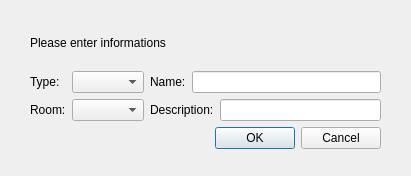
<?xml version="1.0" encoding="UTF-8"?>
<ui version="4.0">
 <class>newlightinfo</class>
 <widget class="QDialog" name="newlightinfo">
  <property name="geometry">
   <rect>
    <x>0</x>
    <y>0</y>
    <width>411</width>
    <height>176</height>
   </rect>
  </property>
  <property name="windowTitle">
   <string>Dialog</string>
  </property>
  <widget class="QWidget" name="">
   <property name="geometry">
    <rect>
     <x>30</x>
     <y>20</y>
     <width>351</width>
     <height>129</height>
    </rect>
   </property>
   <layout class="QVBoxLayout" name="verticalLayout_4">
    <item>
     <layout class="QHBoxLayout" name="horizontalLayout_7">
      <item>
       <widget class="QLabel" name="label_5">
        <property name="text">
         <string>Please enter informations</string>
        </property>
       </widget>
      </item>
      <item>
       <spacer name="horizontalSpacer_2">
        <property name="orientation">
         <enum>Qt::Horizontal</enum>
        </property>
        <property name="sizeHint" stdset="0">
         <size>
          <width>40</width>
          <height>20</height>
         </size>
        </property>
       </spacer>
      </item>
     </layout>
    </item>
    <item>
     <layout class="QVBoxLayout" name="verticalLayout_3">
      <item>
       <layout class="QHBoxLayout" name="horizontalLayout_5">
        <item>
         <layout class="QVBoxLayout" name="verticalLayout">
          <item>
           <layout class="QHBoxLayout" name="horizontalLayout">
            <item>
             <widget class="QLabel" name="label_3">
              <property name="text">
               <string>Type:</string>
              </property>
             </widget>
            </item>
            <item>
             <widget class="QComboBox" name="TypeBox"/>
            </item>
           </layout>
          </item>
          <item>
           <layout class="QHBoxLayout" name="horizontalLayout_3">
            <item>
             <widget class="QLabel" name="label">
              <property name="text">
               <string>Room:</string>
              </property>
             </widget>
            </item>
            <item>
             <widget class="QComboBox" name="RoomBox"/>
            </item>
           </layout>
          </item>
         </layout>
        </item>
        <item>
         <layout class="QVBoxLayout" name="verticalLayout_2">
          <item>
           <layout class="QHBoxLayout" name="horizontalLayout_2">
            <item>
             <widget class="QLabel" name="label_2">
              <property name="text">
               <string>Name:</string>
              </property>
             </widget>
            </item>
            <item>
             <widget class="QLineEdit" name="Name"/>
            </item>
           </layout>
          </item>
          <item>
           <layout class="QHBoxLayout" name="horizontalLayout_4">
            <item>
             <widget class="QLabel" name="label_4">
              <property name="text">
               <string>Description:</string>
              </property>
             </widget>
            </item>
            <item>
             <widget class="QLineEdit" name="Desc"/>
            </item>
           </layout>
          </item>
         </layout>
        </item>
       </layout>
      </item>
      <item>
       <layout class="QHBoxLayout" name="horizontalLayout_6">
        <item>
         <spacer name="horizontalSpacer">
          <property name="orientation">
           <enum>Qt::Horizontal</enum>
          </property>
          <property name="sizeHint" stdset="0">
           <size>
            <width>40</width>
            <height>20</height>
           </size>
          </property>
         </spacer>
        </item>
        <item>
         <widget class="QDialogButtonBox" name="buttonBox">
          <property name="standardButtons">
           <set>QDialogButtonBox::Cancel|QDialogButtonBox::Ok</set>
          </property>
         </widget>
        </item>
       </layout>
      </item>
     </layout>
    </item>
   </layout>
  </widget>
 </widget>
 <resources/>
 <connections/>
</ui>
